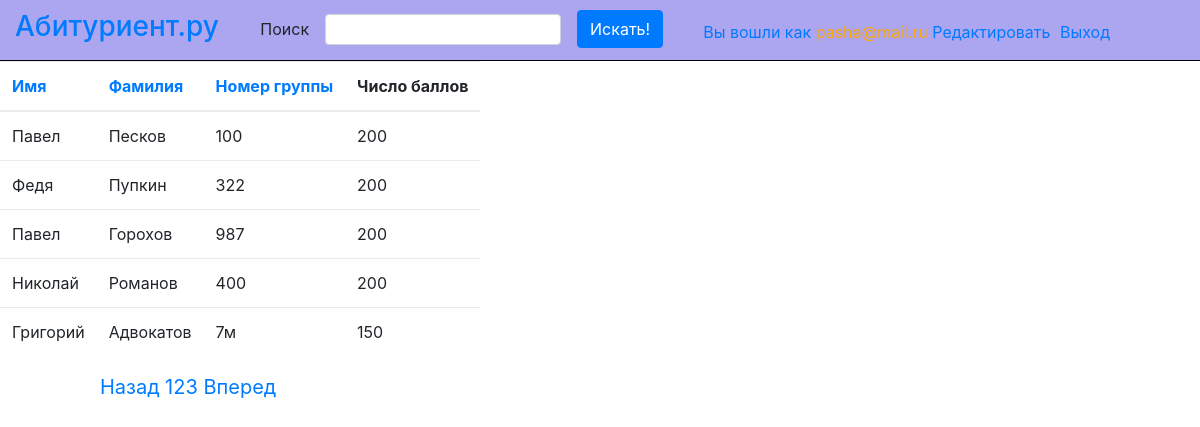
The app's page /?p=1 (signed in) with its own data.
### tables this page shows
CREATE TABLE IF NOT EXISTS `data` (
  `id` int(11) NOT NULL AUTO_INCREMENT,
  `login` varchar(40) NOT NULL,
  `pass` text NOT NULL,
  `name` text NOT NULL,
  `second_name` text NOT NULL,
  `grup` text NOT NULL,
  `email` text NOT NULL,
  `score` SMALLINT NOT NULL,
  `age` YEAR NOT NULL,
  `localy` ENUM('local1','local2') NOT NULL,
  `sex` ENUM('male', 'female') NOT NULL,
  PRIMARY KEY (`id`),
  UNIQUE KEY (login)
);

### controller/Table.php (called while the page is built, shortened)
<?php
$offset = $_GET['p'];
$sort = false;
try{
$cells = $table->getStudent($offset, $perPage, $sort);
}catch(Exception $e){
    $error = $e->getMessage();
    $error = $error."\r\n";
    if(is_file($file)){
        error_log($error, 3, $file);
    }
    header('Location: error.php');
    exit;
}
require_once "../view/table.phtml";
require_once "../view/pages.phtml";
?>

### model/TableStudentsGateway.php (called while the page is built, shortened)
<?php
class TableStudentsGateway{
    public $_db = null;
    function __construct(){
         $connect = $this->_db = new mysqli(self::DB_ADDR, self::DB_LOGIN, self::DB_PASS, self::DB_NAME);
    }
    function getStudent($offset, $perPage, $sort = ''){
        $start = $perPage*$offset;
        if($sort){
            $stmt = $this->_db->prepare("SELECT name, second_name, grup, score FROM data ORDER BY $sort LIMIT ?, ?");
            if(!$stmt){
                throw new Exception('Ошибка в запросе при получении студентов');
            }
            $stmt->bind_param("ii", $start, $perPage);
            $stmt->execute();
        }else{
            $stmt = $this->_db->prepare("SELECT name, second_name, grup, score FROM data ORDER BY score DESC LIMIT ?, ?");
            $param = $stmt->bind_param("ii", $start, $perPage);
            $run = $stmt->execute();
        }
        $result = $stmt->get_result();
        $arr = array();
        while($row = $result->fetch_array(MYSQLI_ASSOC)){
            $arr[] = $row;
        }
        return $arr;
    }
}
?>

### view/table.phtml (the view)
<div class="row content">
	<div class="col-md-10 table">
		<table>
			<thead>
				<tr>
					<th><a href="?sort=name">Имя</th>
					<th><a href="?sort=second_name">Фамилия</th>
					<th><a href="?sort=grup">Номер группы</th>
					<th>Число баллов</th>
				</tr>
			</thead>
			<tbody>
			<?php
			foreach($cells as $cell){
				echo "<tr>";
					echo "<td>{$cell['name']}</td>";
					echo "<td>{$cell['second_name']}</td>";
					echo "<td>{$cell['grup']}</td>";
					echo "<td>{$cell['score']}</td>";
				echo "</tr>";
			}
			?>
			</tbody>
		</table>
	</div>
</div>

### records on screen
data: name "Павел", second_name "Песков", grup "100", score "200"
data: name "Федя", second_name "Пупкин", grup "322", score "200"
data: name "Павел", second_name "Горохов", grup "987", score "200"
data: name "Николай", second_name "Романов", grup "400", score "200"
data: name "Григорий", second_name "Адвокатов", grup "7м", score "150"
